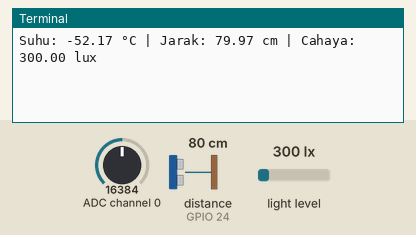
This program was run on a simulated Raspberry Pi (BCM pin numbers). Parts: the last lines printed to the terminal. The test bench sets the inputs (shaded band); at power-on: distance to the obstacle (sensor on GPIO 24) 80 cm, light level 300 lx, ADC channel 0 = 16384 (analog values on the 0–32767 scale). The echo pulse lasts 58.3 µs per cm; requests to the public web service named in the program get a made-up reply in its usual format after 0.4 s (London, UTC, broken clouds, 64 % humidity, 1013 hPa unless stated); databases and web services accept everything at once and return nothing; the clock reads 2024-03-15 10:24:30 at power-on unless the program sets it.

Above: at 1.2 s.
1.3 s: distance to the obstacle (sensor on GPIO 24) set to 2 cm
At 4.6 s:
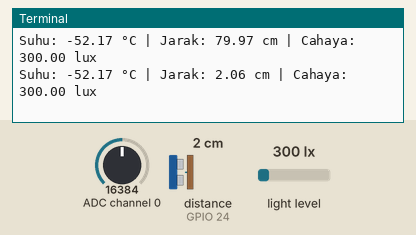
5.6 s: light level set to 40 lx
At 7.6 s:
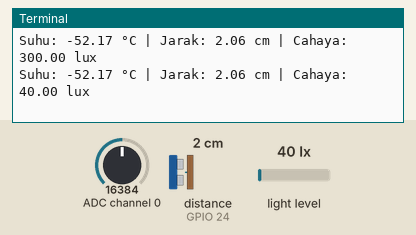
9.9 s: ADC channel 0 set to 22936
At 10.7 s:
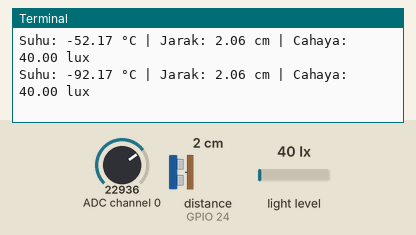
14.2 s: distance to the obstacle (sensor on GPIO 24) set to 4 cm
At 18.0 s:
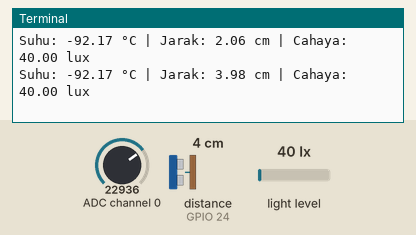
18.5 s: light level set to 500 lx
At 21.1 s:
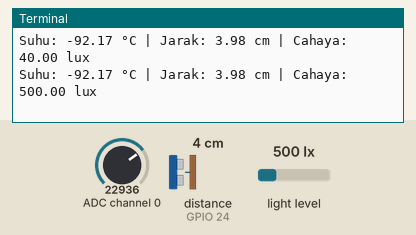
22.8 s: ADC channel 0 set to 28834
At 25.4 s:
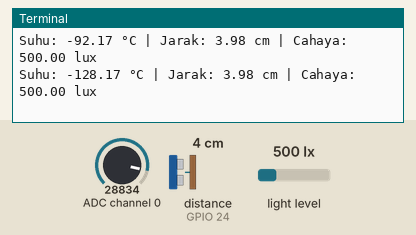
Timing chart, 0 to 26.9 s (numbered marks = the images above; inputs shaded):
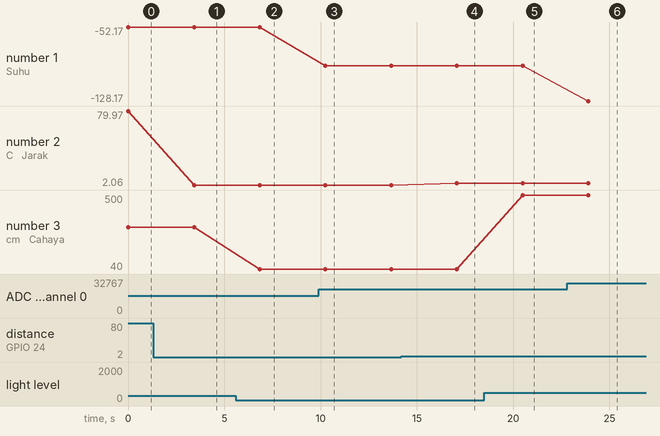

The program:

combination_ts_cloud.py
```python
import RPi.GPIO as GPIO
import board
import smbus
import time
import busio
import adafruit_ads1x15.ads1115 as ADS
import requests
import MySQLdb
from adafruit_ads1x15.analog_in import AnalogIn
db = MySQLdb.connect(host="localhost", user="kel2te4b",
                     passwd="12345678", database="sensor")
cur = db.cursor()
dbCloud = MySQLdb.connect(host="1.2.3.4", user="user",
                          passwd="pass", database="db")
curCloud = dbCloud.cursor()
key = "key"
channel = 2396215
tsURL = 'https://api.thingspeak.com/update?api_key='+key

LIGHT = 0x23
POWER_DOWN = 0x00
POWER_ON = 0x01
RESET = 0x07
CONTINUOUS_LOW_RES_MODE = 0x13
CONTINUOUS_HIGH_RES_MODE_1 = 0x10
CONTINUOUS_HIGH_RES_MODE_2 = 0x11
ONE_TIME_HIGH_RES_MODE_1 = 0x20
ONE_TIME_HIGH_RES_MODE_2 = 0x21
ONE_TIME_LOW_RES_MODE = 0x23

GPIO.setmode(GPIO.BCM)
GPIO_TRIGGER = 18
GPIO_ECHO = 24
GPIO.setup(GPIO_TRIGGER, GPIO.OUT)
GPIO.setup(GPIO_ECHO, GPIO.IN)

bus = smbus.SMBus(1)
i2c = busio.I2C(board.SCL, board.SDA)
ads = ADS.ADS1115(i2c)
a0 = AnalogIn(ads, ADS.P0)


def getLight(addr=LIGHT):
    data = bus.read_i2c_block_data(addr, ONE_TIME_HIGH_RES_MODE_1)
    result = (data[1] + (256 * data[0])) / 1.2
    return result


def getDistance():
    GPIO.output(GPIO_TRIGGER, True)

    # set Trigger after 0.01ms to LOW
    time.sleep(0.00001)
    GPIO.output(GPIO_TRIGGER, False)

    StartTime = time.time()
    StopTime = time.time()

    while GPIO.input(GPIO_ECHO) == 0:
        StartTime = time.time()
    while GPIO.input(GPIO_ECHO) == 1:
        StopTime = time.time()

    # time difference between start and arrival
    TimeElapsed = StopTime - StartTime
    # multiply with the sonic speed (34300 cm/s)
    # and divide by 2, because there and back
    distance = (TimeElapsed * 34300) / 2

    return distance


def dbLocalPush(light, dist, temp):
    cur.execute("INSERT INTO sensorCahaya (cahaya) VALUES (%s)", (light,))
    cur.execute("INSERT INTO sensorJarak (jarak) VALUES (%s)", (dist,))
    cur.execute("INSERT INTO sensorSuhu (suhu) VALUES (%s)", (temp,))
    db.commit()


def dbCloudPush(light, dist, temp):
    curCloud.execute("INSERT INTO sensorCahaya (cahaya) VALUES (%s)", (light,))
    curCloud.execute("INSERT INTO sensorJarak (jarak) VALUES (%s)", (dist,))
    curCloud.execute("INSERT INTO sensorSuhu (suhu) VALUES (%s)", (temp,))
    dbCloud.commit()


def tsPush(light, dist, temp):
    field = ('&field1='+str(temp)+'&field2='+str(dist)+'&field3='+str(light))
    requests.get(url=tsURL+field)


def main():
    light = round(getLight(), 2)
    dist = round(getDistance(), 2)
    temp = round((5.0 * (1-a0.voltage) * 10000.0)/1024, 2)-1
    print(
        f"Suhu: {temp:.2f} °C | Jarak: {dist:.2f} cm | Cahaya: {light:.2f} lux")
    tsPush(light, dist, temp)
    dbLocalPush(light, dist, temp)
    dbCloudPush(light, dist, temp)
    time.sleep(3)


try:
    while True:
        main()
except KeyboardInterrupt:
    print("Measurement stopped by User")
    GPIO.cleanup()
```

Measured:
- after the input at 1.3 s, the terminal: prints a new line after 2.1 s (image 1)
- after the input at 5.6 s, the terminal: prints a new line after 1.2 s (image 2)
- after the input at 9.9 s, the terminal: prints a new line after 0.36 s (image 3)
- after the input at 14.2 s, the terminal: prints a new line after 2.9 s (image 4)
- after the input at 18.5 s, the terminal: prints a new line after 2.0 s (image 5)
- after the input at 22.8 s, the terminal: prints a new line after 1.1 s (image 6)
- plotted number 1: -52.17 → -92.17 after the input at 9.9 s, -92.17 → -128.17 after the input at 22.8 s
- plotted number 2: 79.97 → 2.06 after the input at 1.3 s, 2.06 → 3.98 after the input at 14.2 s
